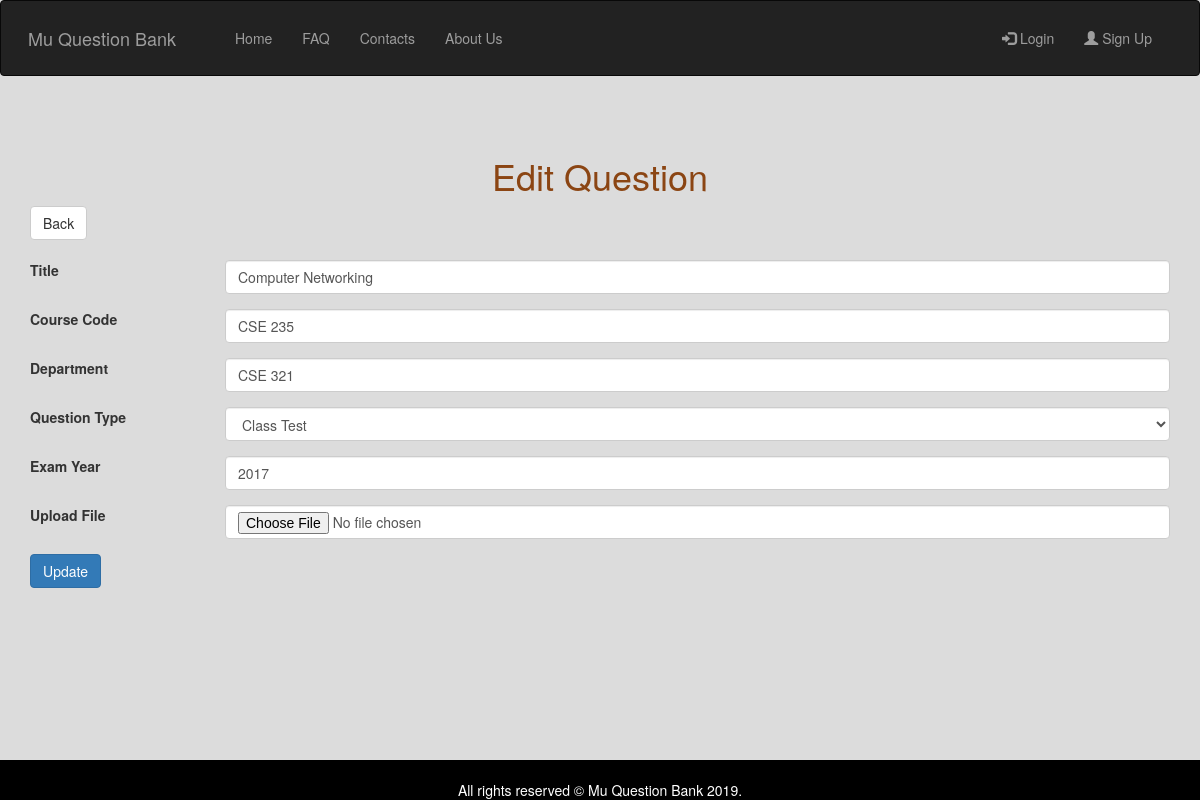
The page /home/edit/4 on the database its author committed.
### tables this page shows
CREATE TABLE `question_info` (
  `q_id` int(12) NOT NULL,
  `q_year` year(4) NOT NULL,
  `q_type` varchar(120) NOT NULL,
  `q_code` varchar(120) NOT NULL,
  `q_title` varchar(225) NOT NULL,
  `q_dept` varchar(120) NOT NULL,
  `q_file` varchar(250) DEFAULT NULL
);

### application/controllers/home.php (called while the page is built, shortened)
<?php
class home extends CI_Controller {
    function __construct()
  	{
  		$this->load->model('question_model','qmodel');
  	}
	public function edit($id)
	{
		$data['editQn']=$this->qmodel->getQuestionById($id);
		$this->load->view('editQuestion',$data);
	}
}

### index.php (called while the page is built, shortened)
<?php
require_once BASEPATH.'core/CodeIgniter.php';

### application/models/question_model.php (called while the page is built, shortened)
<?php
class question_model extends CI_Model {
	public function getQuestionById($id)
	{
		$this->db->where('q_id',$id);
		$query=$this->db->get('question_info');
		if($query->num_rows() > 0)
		{
			return $query->row();
		}else{
			return false;
		}
	}
}

### application/views/editQuestion.php (the view, shortened to what this page needs)
<!DOCTYPE html>
<html>
<head>
  <link rel="stylesheet" type="text/css" href="<?php echo base_url(); ?>assets/css/bootstrap.min.css">
  <link rel="stylesheet" type="text/css" href="<?php echo base_url(); ?>assets/css/bootstrap1.min.css">
  <head>
   <link rel="stylesheet" href="https://maxcdn.bootstrapcdn.com/bootstrap/3.4.0/css/bootstrap.min.css">
</head>
<body>
  <header class="header-transparent" id="header-main">
            <nav class="navbar navbar-inverse">
              <div class="container-fluid">
                <div class="navbar-header">
                  <a class="navbar-brand" href="<?php echo base_url();?>home/mu_index">Mu Question Bank</a>
                </div>
                  <ul class="nav navbar-nav ">
                  <li ><a href="<?php echo base_url();?>home/mu_index">Home</a></li>
                  <li ><a href="<?php echo base_url();?>home/faq">FAQ</a></li>
                  <li ><a href="<?php echo base_url();?>home/contacts">Contacts</a></li>
                  <li ><a href="<?php echo base_url();?>home/aboutUs">About Us</a></li>
                </ul>
                <ul class="nav navbar-nav navbar-right" >
                <?php
                   if(isset($_SESSION['user_logged'])==False && isset($_SESSION['admin_logged'])==False)
                 {
                ?>
                <li><a href="<?php echo base_url();?>home/login"><span class="glyphicon glyphicon-log-in"></span> Login</a></li>
                <li><a href="<?php echo base_url();?>home/register"><span class="glyphicon glyphicon-user"></span> Sign Up</a></li>
               <?php   }  ?>
              </ul>
              </div>
            </nav>
</header>
  <br><br>
<div class="container">
     <center><h1 style="color: #8B4513;">Edit Question</h1></center>
      <a class="btn btn-default " href="<?php echo base_url();?>admin/profile">Back</a>
      <br> <br>
       <form action="<?php echo base_url();?>home/update" method="POST" class="form-horizontal">
      <div class="form-group">
                                <label class="col-md-2">Title</label>
                                <div class="col-md-10">
                                    <input type="text" class="form-control" value="<?php echo $editQn->q_title; ?>" name="title" id="title" placeholder="Ex: Data Structure" required>
                                </div>
      </div>
      <div class="form-group">
                                <label class="col-md-2">Course Code</label>
                                <div class="col-md-10">
                                    <input type="text" value="<?php echo $editQn->q_code; ?>" class="form-control" name="code" id="code" placeholder="Ex:  CSE 340" required>
                                </div>
      </div>
      <div class="form-group">
                                <label class="col-md-2">Department</label>
                                <div class="col-md-10">
                                    <input type="text" value="<?php echo $editQn->q_dept; ?>" class="form-control" name="dept" id="dept" placeholder="Ex: CSE" required>
                                </div>
      </div>
    <div class="form-group">
                                <label class="col-md-2">Question Type</label>
                                <div class="col-md-10">
                                    <select name="type" id="type" class="form-control">
                                      <?php
                                         if($editQn->q_type=="Class Test")
                                         {
                                          ?>
                                             <option selected value="Class Test">Class Test</option>
                                        <?php
                                         }
                                      ?>
                                    </select>
                                </div>
    </div>
     <div class="form-group">
                                <label class="col-md-2">Exam Year</label>
                                <div class="col-md-10">
                                    <input value="<?php echo $editQn->q_year; ?>" type="text" class="form-control" name="year" id="year" placeholder="Ex: 2019" required>
                                </div>
      </div>
      <div class="form-group">
                                <label class="col-md-2">Upload File</label>
                                <div class="col-md-10">
                                    <input type="file" value="<?php echo $editQn->q_file; ?>" class="form-control" name="file" id="file" placeholder="Open File">
                                </div>
      </div>
      <div class="form-group">
                                <div class="col-md-10">
                                    <button type="submit" name="update" class="btn btn-primary ">Update</button>
                                </div>
       </div>
       <br><br>
      </form><br>
<div class="footer">
 <br>
  <div class="container">All rights reserved © Mu Question Bank 2019.
   <br>
   </div>
</div>
</body>
</html>

### application/views/editQuestion.php (style rules this page uses)
.navbar-nav { padding: 12px; margin-left: 5px; }
.navbar-header { padding: 12px; margin-left: 2px; text-decoration-color: white; }
.navbar-right { padding: 12px; margin-right: 5px; }
.footer { position: fixed; left: 0; bottom: 0; width: 100%; background-color: black; color: white; text-align: center; }
body { background: #DCDCDC; }

### rows shown on the page
question_info: title "Computer Networking", code "CSE 235", dept "CSE 321", type "Class Test", year "2017"
